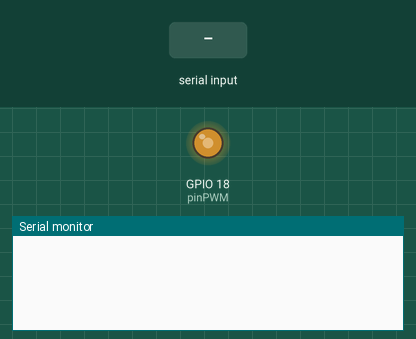
Bench run of a sketch on a simulated ESP32. Parts: output pins drawn as LEDs (lit = HIGH), the last lines printed to the serial monitor. The inputs (shaded band) are chosen by the test bench.

Above: at 1.2 s.
1.3 s: "ADC\n" received over Serial
At 2.1 s:
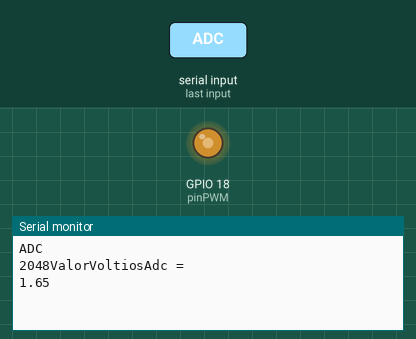
2.8 s: "ADC(0)\n" received over Serial
At 3.2 s:
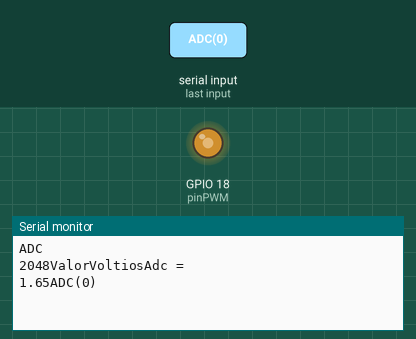

The sketch:

Prueba_comandos.ino
```cpp
//https://circuits4you.com/2018/12/31/esp32-pwm-example/
//pagina que explica el codigo del PWM para ESP32


//declaracion timer
volatile int interruptCounter;
hw_timer_t* timer = NULL;
portMUX_TYPE timerMux = portMUX_INITIALIZER_UNLOCKED;

String option, option1;
int numRecib;
int Dutty = 150;
int salidaPWM;

const int freq = 5000;
const int resolution = 8;

int signalVoltios, ValorVoltios;
double ValorVoltiosAdc;
int pinPWM = 18;  // Poner pin correspondiente al PWM
int PWMchannel = 0;
const int puertoADC = 2;

int i1, i2, lectorADC, tiempoADC, contadorADC;
char e1 = '0';
char e2 = '0';

void IRAM_ATTR onTimer(){
  portENTER_CRITICAL_ISR(&timerMux);
  interruptCounter++;
  portEXIT_CRITICAL_ISR(&timerMux);
}

void setup() {

  //timer configuration
  timer = timerBegin (0, 80, true); //80MHz dividido entre 80, dejando 1MHZ de frecuencia y por tanto un timer de microsegundos
  timerAttachInterrupt(timer, &onTimer, true); //declara el timer de la interrupcion
  timerAlarmWrite(timer, 1000000, true); //indica momento alarma del timer, (vector de inicializacion, momento de alarma y true para reiniciar)
  timerAlarmEnable(timer);

  Serial.begin(9600);

  ledcSetup(PWMchannel, freq, resolution); //En principio así se ajusta frecuencia pwm y resolucion en bits, ponemos l amisma que la del conversor ADC para no necesitar un conversor a poseriori ya que la señal PWM depende del valor de este.
  ledcAttachPin(pinPWM, PWMchannel);

}

void loop() {


  salidaPWM = Dutty * 255;
  ledcWrite (PWMchannel, Dutty);

  if (interruptCounter > 0) {
    portENTER_CRITICAL_ISR(&timerMux);
    interruptCounter--;
    portEXIT_CRITICAL_ISR(&timerMux);

    contadorADC++;
    if (contadorADC > 9) {
      contadorADC = 0;
    }

    if (lectorADC == 1) {
      if (contadorADC == tiempoADC){
         ValorVoltios = analogRead(puertoADC);
  Serial.print(ValorVoltios);
  ValorVoltiosAdc = ValorVoltios * 0.000805;
        Serial.println("ValorVoltiosAdc = ");
      Serial.println(ValorVoltiosAdc);
      contadorADC = 0;
    }
  }
  }

  //comprobamos si se ha recibido un mensaje
  if (Serial.available() > 0) {
    //leemos
    option = Serial.readStringUntil('\n');
    Serial.println(option);


    if (option == "ADC") {
       ValorVoltios = analogRead(puertoADC);
  Serial.print(ValorVoltios);
  ValorVoltiosAdc = ValorVoltios * 0.000805;
      Serial.println("ValorVoltiosAdc = ");
      Serial.print(ValorVoltiosAdc);
    }
    if (option == "ADC(0)") {
      lectorADC = 0;
    }
    if (option == "ADC(1)") {
      lectorADC = 1;
      tiempoADC = 1;
    }
    if (option == "ADC(2)") {
      lectorADC = 1;
      tiempoADC = 2;
    }
    if (option == "ADC(3)") {
      lectorADC = 1;
      tiempoADC = 3;
    }
    if (option == "ADC(4)") {
      lectorADC = 1;
      tiempoADC = 4;
    }
    if (option == "ADC(5)") {
      lectorADC = 1;
      tiempoADC = 5;
    }
    if (option == "ADC(6)") {
      lectorADC = 1;
      tiempoADC = 6;
    }
    if (option == "ADC(7)") {
      lectorADC = 1;
      tiempoADC = 7;
    }
    if (option == "ADC(8)") {
      lectorADC = 1;
      tiempoADC = 8;
    }
    if (option == "ADC(9)") {
      lectorADC = 1;
      tiempoADC = 9;
    }

    if (option == "PWM(0)") {
      Dutty = 25;
    }
    if (option == "PWM(1)") {
      Dutty = 51;
    }
    if (option == "PWM(2)") {
      Dutty = 76;
    }
    if (option == "PWM(3)") {
      Dutty = 102;
    }
    if (option == "PWM(4)") {
      Dutty = 127;
    }
    if (option == "PWM(5)") {
      Dutty = 153;
    }
    if (option == "PWM(6)") {
      Dutty = 178;
    }
    if (option == "PWM(7)") {
      Dutty = 204;
    }
    if (option == "PWM(8)") {
      Dutty = 229;
    }
    if (option == "PWM(9)") {
      Dutty = 255;
    }

  }


}
```

Measured:
- after the input at 1.3 s, the serial monitor: prints a new line at once (image 1)
- after the input at 2.8 s, the serial monitor: prints a new line at once (image 2)
